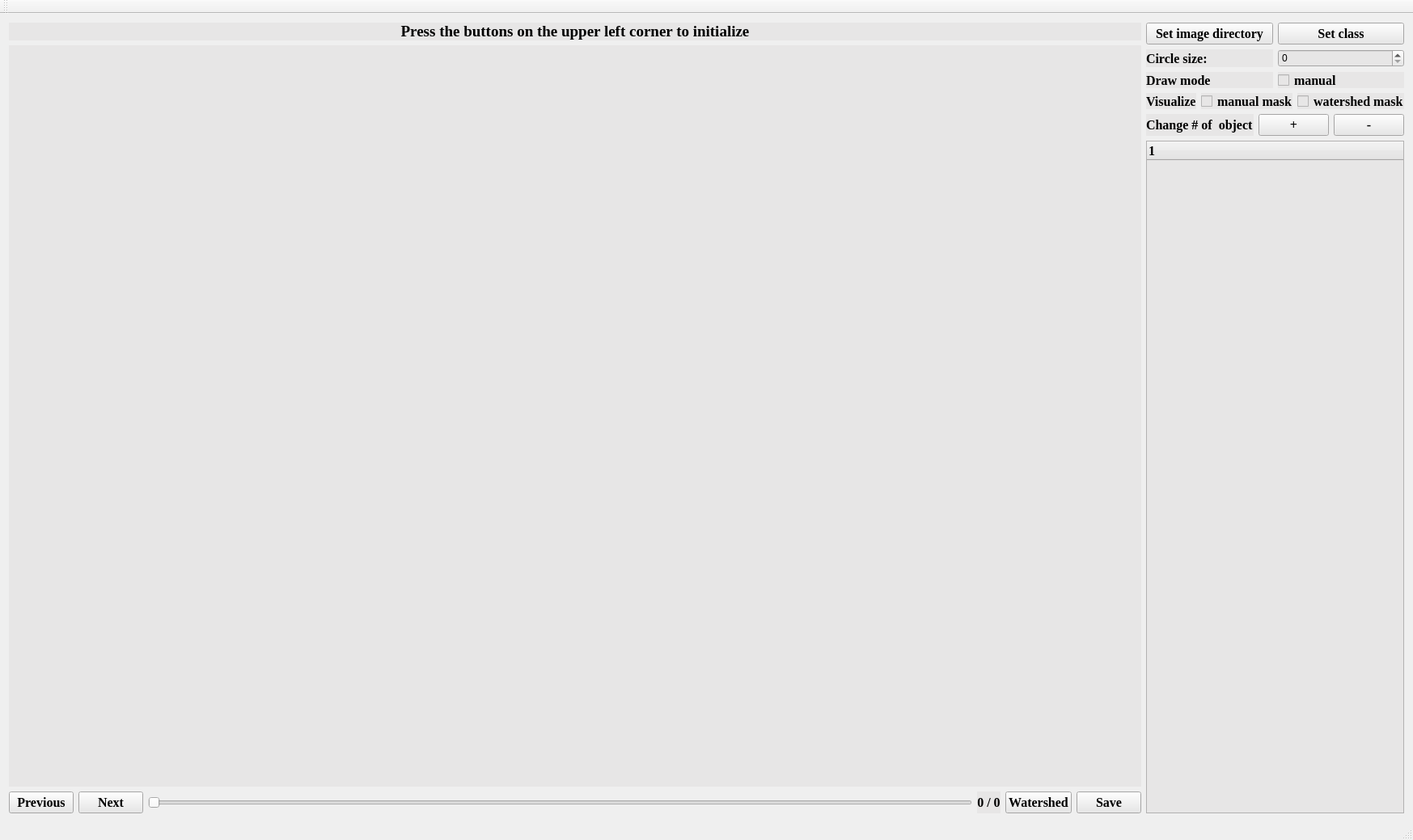
<?xml version="1.0" encoding="UTF-8"?>
<ui version="4.0">
 <class>MainWindow</class>
 <widget class="QMainWindow" name="MainWindow">
  <property name="windowModality">
   <enum>Qt::NonModal</enum>
  </property>
  <property name="geometry">
   <rect>
    <x>0</x>
    <y>0</y>
    <width>1742</width>
    <height>1039</height>
   </rect>
  </property>
  <property name="focusPolicy">
   <enum>Qt::StrongFocus</enum>
  </property>
  <property name="windowTitle">
   <string>InstanceSegmentationAnnotationTool 1.3 by KITECH AI Lab.</string>
  </property>
  <widget class="QWidget" name="centralWidget">
   <layout class="QHBoxLayout" name="horizontalLayout_3">
    <item>
     <layout class="QHBoxLayout" name="horizontalLayout">
      <item>
       <layout class="QVBoxLayout" name="verticalLayout">
        <item>
         <widget class="QLabel" name="label_img_name">
          <property name="maximumSize">
           <size>
            <width>16777215</width>
            <height>16777215</height>
           </size>
          </property>
          <property name="font">
           <font>
            <family>Times New Roman</family>
            <pointsize>14</pointsize>
            <weight>75</weight>
            <bold>true</bold>
           </font>
          </property>
          <property name="styleSheet">
           <string notr="true">background-color : rgb(231, 230, 230);color : rgb(0, 0, 0);
border-color: rgb(208, 206, 206);</string>
          </property>
          <property name="text">
           <string>Press the buttons on the upper left corner to initialize</string>
          </property>
          <property name="alignment">
           <set>Qt::AlignCenter</set>
          </property>
         </widget>
        </item>
        <item>
         <widget class="QLabel" name="label_img_display">
          <property name="sizePolicy">
           <sizepolicy hsizetype="Expanding" vsizetype="Expanding">
            <horstretch>0</horstretch>
            <verstretch>0</verstretch>
           </sizepolicy>
          </property>
          <property name="minimumSize">
           <size>
            <width>1400</width>
            <height>900</height>
           </size>
          </property>
          <property name="font">
           <font>
            <family>Times New Roman</family>
            <pointsize>14</pointsize>
            <weight>75</weight>
            <bold>true</bold>
           </font>
          </property>
          <property name="styleSheet">
           <string notr="true">background-color : rgb(231, 230, 230);color : rgb(0, 0, 0);
border-color: rgb(208, 206, 206);</string>
          </property>
          <property name="text">
           <string/>
          </property>
          <property name="alignment">
           <set>Qt::AlignCenter</set>
          </property>
         </widget>
        </item>
        <item>
         <layout class="QHBoxLayout" name="horizontalLayout_2">
          <property name="spacing">
           <number>6</number>
          </property>
          <item>
           <widget class="QPushButton" name="pushButton_prev">
            <property name="maximumSize">
             <size>
              <width>16777215</width>
              <height>16777215</height>
             </size>
            </property>
            <property name="font">
             <font>
              <family>Times New Roman</family>
              <pointsize>12</pointsize>
              <weight>75</weight>
              <bold>true</bold>
             </font>
            </property>
            <property name="styleSheet">
             <string notr="true">background-color : rgb(231, 230, 230);color : rgb(0, 0, 0);;
border-color: rgb(208, 206, 206);</string>
            </property>
            <property name="text">
             <string>Previous</string>
            </property>
           </widget>
          </item>
          <item>
           <widget class="QPushButton" name="pushButton_next">
            <property name="maximumSize">
             <size>
              <width>16777215</width>
              <height>16777215</height>
             </size>
            </property>
            <property name="font">
             <font>
              <family>Times New Roman</family>
              <pointsize>12</pointsize>
              <weight>75</weight>
              <bold>true</bold>
             </font>
            </property>
            <property name="styleSheet">
             <string notr="true">background-color : rgb(231, 230, 230);color : rgb(0, 0, 0);
border-color: rgb(208, 206, 206);</string>
            </property>
            <property name="text">
             <string>Next</string>
            </property>
           </widget>
          </item>
          <item>
           <widget class="QSlider" name="horizontalSlider_progress">
            <property name="orientation">
             <enum>Qt::Horizontal</enum>
            </property>
           </widget>
          </item>
          <item>
           <widget class="QLabel" name="label_progress">
            <property name="minimumSize">
             <size>
              <width>0</width>
              <height>0</height>
             </size>
            </property>
            <property name="maximumSize">
             <size>
              <width>16777215</width>
              <height>16777215</height>
             </size>
            </property>
            <property name="font">
             <font>
              <family>Times New Roman</family>
              <pointsize>12</pointsize>
              <weight>75</weight>
              <bold>true</bold>
             </font>
            </property>
            <property name="styleSheet">
             <string notr="true">background-color : rgb(231, 230, 230);color : rgb(0, 0, 0);
border-color: rgb(208, 206, 206);</string>
            </property>
            <property name="text">
             <string>0 / 0</string>
            </property>
            <property name="alignment">
             <set>Qt::AlignCenter</set>
            </property>
           </widget>
          </item>
          <item>
           <widget class="QPushButton" name="pushButton_watershed">
            <property name="font">
             <font>
              <family>Times New Roman</family>
              <pointsize>12</pointsize>
              <weight>75</weight>
              <bold>true</bold>
             </font>
            </property>
            <property name="styleSheet">
             <string notr="true">background-color : rgb(231, 230, 230);color : rgb(0, 0, 0);;
border-color: rgb(208, 206, 206);</string>
            </property>
            <property name="text">
             <string>Watershed</string>
            </property>
           </widget>
          </item>
          <item>
           <widget class="QPushButton" name="pushButton_save">
            <property name="font">
             <font>
              <family>Times New Roman</family>
              <pointsize>12</pointsize>
              <weight>75</weight>
              <bold>true</bold>
             </font>
            </property>
            <property name="styleSheet">
             <string notr="true">background-color : rgb(231, 230, 230);color : rgb(0, 0, 0);;
border-color: rgb(208, 206, 206);</string>
            </property>
            <property name="text">
             <string>Save</string>
            </property>
           </widget>
          </item>
         </layout>
        </item>
       </layout>
      </item>
      <item>
       <layout class="QVBoxLayout" name="verticalLayout_3">
        <item>
         <layout class="QHBoxLayout" name="horizontalLayout_5">
          <item>
           <widget class="QPushButton" name="pushButton_img_dir">
            <property name="maximumSize">
             <size>
              <width>16777215</width>
              <height>16777215</height>
             </size>
            </property>
            <property name="font">
             <font>
              <family>Times New Roman</family>
              <pointsize>12</pointsize>
              <weight>75</weight>
              <bold>true</bold>
             </font>
            </property>
            <property name="styleSheet">
             <string notr="true">background-color : rgb(231, 230, 230);color : rgb(0, 0, 0);
border-color: rgb(208, 206, 206);</string>
            </property>
            <property name="text">
             <string>Set image directory</string>
            </property>
           </widget>
          </item>
          <item>
           <widget class="QPushButton" name="pushButton_set_class">
            <property name="maximumSize">
             <size>
              <width>16777215</width>
              <height>16777215</height>
             </size>
            </property>
            <property name="font">
             <font>
              <family>Times New Roman</family>
              <pointsize>12</pointsize>
              <weight>75</weight>
              <bold>true</bold>
             </font>
            </property>
            <property name="styleSheet">
             <string notr="true">background-color : rgb(231, 230, 230);color : rgb(0, 0, 0);
border-color: rgb(208, 206, 206);</string>
            </property>
            <property name="text">
             <string>Set class</string>
            </property>
           </widget>
          </item>
         </layout>
        </item>
        <item>
         <layout class="QHBoxLayout" name="horizontalLayout_4">
          <property name="spacing">
           <number>6</number>
          </property>
          <item>
           <widget class="QLabel" name="label">
            <property name="maximumSize">
             <size>
              <width>16777215</width>
              <height>16777215</height>
             </size>
            </property>
            <property name="font">
             <font>
              <family>Times New Roman</family>
              <pointsize>12</pointsize>
              <weight>75</weight>
              <bold>true</bold>
             </font>
            </property>
            <property name="styleSheet">
             <string notr="true">background-color : rgb(231, 230, 230);color : rgb(0, 0, 0);
border-color: rgb(208, 206, 206);</string>
            </property>
            <property name="text">
             <string>Circle size:</string>
            </property>
           </widget>
          </item>
          <item>
           <widget class="QSpinBox" name="spinBox_pen_size">
            <property name="maximumSize">
             <size>
              <width>16777215</width>
              <height>16777215</height>
             </size>
            </property>
            <property name="styleSheet">
             <string notr="true">background-color : rgb(231, 230, 230);color : rgb(0, 0, 0);
border-color: rgb(208, 206, 206);</string>
            </property>
           </widget>
          </item>
         </layout>
        </item>
        <item>
         <layout class="QHBoxLayout" name="horizontalLayout_7">
          <item>
           <widget class="QLabel" name="label_3">
            <property name="font">
             <font>
              <family>Times New Roman</family>
              <pointsize>12</pointsize>
              <weight>75</weight>
              <bold>true</bold>
             </font>
            </property>
            <property name="styleSheet">
             <string notr="true">background-color : rgb(231, 230, 230);color : rgb(0, 0, 0);
border-color: rgb(208, 206, 206);</string>
            </property>
            <property name="text">
             <string>Draw mode</string>
            </property>
           </widget>
          </item>
          <item>
           <widget class="QCheckBox" name="checkBox_drawmode">
            <property name="font">
             <font>
              <family>Times New Roman</family>
              <pointsize>12</pointsize>
              <weight>75</weight>
              <bold>true</bold>
             </font>
            </property>
            <property name="styleSheet">
             <string notr="true">background-color : rgb(231, 230, 230);color : rgb(0, 0, 0);
border-color: rgb(208, 206, 206);</string>
            </property>
            <property name="text">
             <string>manual</string>
            </property>
           </widget>
          </item>
         </layout>
        </item>
        <item>
         <layout class="QHBoxLayout" name="horizontalLayout_6">
          <item>
           <widget class="QLabel" name="label_2">
            <property name="font">
             <font>
              <family>Times New Roman</family>
              <pointsize>12</pointsize>
              <weight>75</weight>
              <bold>true</bold>
             </font>
            </property>
            <property name="styleSheet">
             <string notr="true">background-color : rgb(231, 230, 230);color : rgb(0, 0, 0);
border-color: rgb(208, 206, 206);</string>
            </property>
            <property name="text">
             <string>Visualize</string>
            </property>
           </widget>
          </item>
          <item>
           <widget class="QCheckBox" name="checkBox_manual_mask">
            <property name="font">
             <font>
              <family>Times New Roman</family>
              <pointsize>12</pointsize>
              <weight>75</weight>
              <bold>true</bold>
             </font>
            </property>
            <property name="styleSheet">
             <string notr="true">background-color : rgb(231, 230, 230);color : rgb(0, 0, 0);
border-color: rgb(208, 206, 206);</string>
            </property>
            <property name="text">
             <string>manual mask</string>
            </property>
           </widget>
          </item>
          <item>
           <widget class="QCheckBox" name="checkBox_watershed_mask">
            <property name="font">
             <font>
              <family>Times New Roman</family>
              <pointsize>12</pointsize>
              <weight>75</weight>
              <bold>true</bold>
             </font>
            </property>
            <property name="styleSheet">
             <string notr="true">background-color : rgb(231, 230, 230);color : rgb(0, 0, 0);
border-color: rgb(208, 206, 206);</string>
            </property>
            <property name="text">
             <string>watershed mask</string>
            </property>
           </widget>
          </item>
         </layout>
        </item>
        <item>
         <layout class="QHBoxLayout" name="horizontalLayout_8">
          <item>
           <widget class="QLabel" name="label_4">
            <property name="font">
             <font>
              <family>Times New Roman</family>
              <pointsize>12</pointsize>
              <weight>75</weight>
              <bold>true</bold>
             </font>
            </property>
            <property name="styleSheet">
             <string notr="true">background-color : rgb(231, 230, 230);color : rgb(0, 0, 0);
border-color: rgb(208, 206, 206);</string>
            </property>
            <property name="text">
             <string>Change # of  object</string>
            </property>
           </widget>
          </item>
          <item>
           <widget class="QPushButton" name="pushButton_plus">
            <property name="sizePolicy">
             <sizepolicy hsizetype="Minimum" vsizetype="Fixed">
              <horstretch>0</horstretch>
              <verstretch>0</verstretch>
             </sizepolicy>
            </property>
            <property name="font">
             <font>
              <family>Times New Roman</family>
              <pointsize>12</pointsize>
              <weight>75</weight>
              <bold>true</bold>
             </font>
            </property>
            <property name="styleSheet">
             <string notr="true">background-color : rgb(231, 230, 230);color : rgb(0, 0, 0);
border-color: rgb(208, 206, 206);</string>
            </property>
            <property name="text">
             <string>+</string>
            </property>
           </widget>
          </item>
          <item>
           <widget class="QPushButton" name="pushButton_minus">
            <property name="font">
             <font>
              <family>Times New Roman</family>
              <pointsize>12</pointsize>
              <weight>75</weight>
              <bold>true</bold>
             </font>
            </property>
            <property name="styleSheet">
             <string notr="true">background-color : rgb(231, 230, 230);color : rgb(0, 0, 0);
border-color: rgb(208, 206, 206);</string>
            </property>
            <property name="text">
             <string>-</string>
            </property>
           </widget>
          </item>
         </layout>
        </item>
        <item>
         <widget class="QTreeWidget" name="treeWidget_class">
          <property name="sizePolicy">
           <sizepolicy hsizetype="Preferred" vsizetype="Preferred">
            <horstretch>0</horstretch>
            <verstretch>0</verstretch>
           </sizepolicy>
          </property>
          <property name="font">
           <font>
            <family>Times New Roman</family>
            <pointsize>12</pointsize>
            <weight>75</weight>
            <bold>true</bold>
           </font>
          </property>
          <property name="layoutDirection">
           <enum>Qt::LeftToRight</enum>
          </property>
          <property name="styleSheet">
           <string notr="true">background-color : rgb(231, 230, 230);color : rgb(0, 0, 0);
border-color: rgb(208, 206, 206);</string>
          </property>
          <column>
           <property name="text">
            <string notr="true">1</string>
           </property>
          </column>
         </widget>
        </item>
       </layout>
      </item>
     </layout>
    </item>
   </layout>
  </widget>
  <widget class="QMenuBar" name="menuBar">
   <property name="geometry">
    <rect>
     <x>0</x>
     <y>0</y>
     <width>1742</width>
     <height>22</height>
    </rect>
   </property>
  </widget>
  <widget class="QToolBar" name="mainToolBar">
   <attribute name="toolBarArea">
    <enum>TopToolBarArea</enum>
   </attribute>
   <attribute name="toolBarBreak">
    <bool>false</bool>
   </attribute>
  </widget>
  <widget class="QStatusBar" name="statusBar"/>
 </widget>
 <layoutdefault spacing="6" margin="11"/>
 <resources>
  <include location="InstanceSegmentationAnnotationTool.qrc"/>
 </resources>
 <connections/>
</ui>
